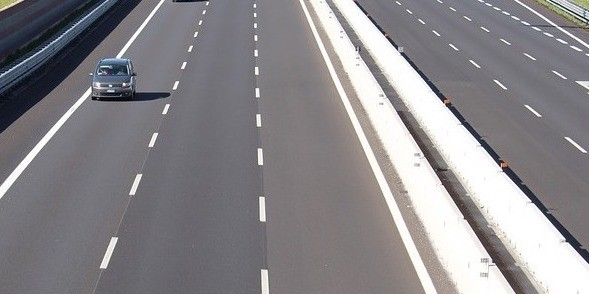
#> input picture 07_Hough Line Transform/line-detection.jpg, 589 x 294 px, given in place of road_car_view.mp4, which was not available
$ python 'road lines detection.py'
#> lines starting #> are read from the running program, lines starting #| are printed output that depends on the picture; after the words box and inside, x2 and y2 are one past the last pixel; in counts of white or black regions, pixels touching at a corner belong together; pictures that were not available may be replaced by others from this repository, and a replacement may not be noted
#################################################
#  CREATE BY Thiraphong Thiangphadung           #
#  เลขประจำตัว 593684 แผนก หทปอ-ห. ฝ่าย อปอ.     #
#  lesson7 HoughLines                           #
#################################################
import cv2
import numpy as np

video = cv2.VideoCapture("road_car_view.mp4")

while True:
    ret, orig_frame = video.read()
#> orig_frame is the input picture: shape (294, 589, 3); mean B, G, R 138.1, 134.6, 137
    if not ret:
        video = cv2.VideoCapture("road_car_view.mp4")
        continue

    frame = cv2.GaussianBlur(orig_frame, (5, 5), 0)
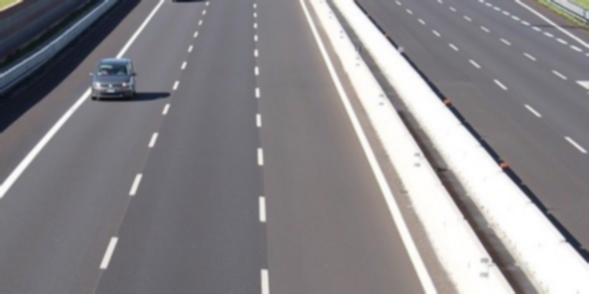
#> frame: shape (294, 589, 3); mean B, G, R 138.1, 134.6, 137
    hsv = cv2.cvtColor(frame, cv2.COLOR_BGR2HSV)
#> hsv: shape (294, 589, 3); mean H, S, V 103.2, 18.2, 140.9
    low_yellow = np.array([18, 94, 140])
    up_yellow = np.array([48, 255, 255])
    mask = cv2.inRange(hsv, low_yellow, up_yellow)
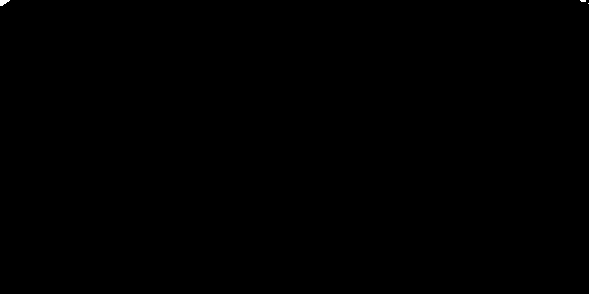
#> mask: shape (294, 589); 0.03% white; 3 white regions (2 under 20 px), largest, box (x1, y1, x2, y2) and area: (0, 0, 10, 6) 39
    edges = cv2.Canny(mask, 75, 150)
#> edges: shape (294, 589); 0.01% white in thin lines or dots, all inside (x1, y1, x2, y2) = (0, 0, 589, 6)

    lines = cv2.HoughLinesP(edges, 1, np.pi/180, 50, maxLineGap=50)
#> lines = None
    if lines is not None:
        for line in lines:
            x1, y1, x2, y2 = line[0]
            cv2.line(frame, (x1, y1), (x2, y2), (0, 255, 0), 5)

    cv2.imshow("frame", frame)
    cv2.imshow("edges", edges)

    key = cv2.waitKey(1)
#> (key Esc is pressed here)
    if key == 27:
        break
video.release()
cv2.destroyAllWindows()
